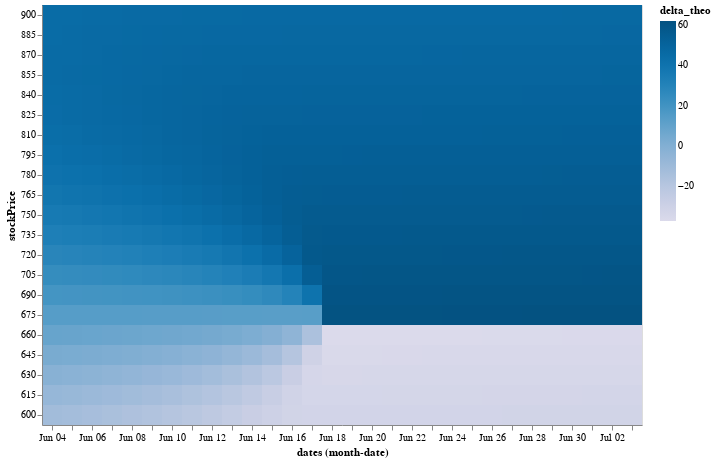

The code cell stored with this chart in its notebook:
### Code cell
# Greeks Table Vis

import random

# https://altair-viz.github.io/gallery/binned_heatmap.html
days = 7

n = 2

options = df.sample(n)

options['Num'] = options.apply(lambda df:[-1,1][random.randrange(2)],axis=1)

# secondsToExpiration = (option.expirationDate / 1000 - int(date.strftime('%s')))
lastprice = 750

priceRange = linear_price_range(lastprice,stepNum=20,percent=0.2)

def Greek_Table_Vis(options,priceRange,days=30,greek='delta'):
    """
    Visualize future options greeks in {days} days
    options: dateframe
    days: positive integer
    priceRange: list of prices
    greek: greek name to visualize, 'delta','theta','gamma'
    """

    dateRange = [1000*int((dt.date.today()+dt.timedelta(days=i)).strftime('%s')) for i in range(days)]


    df_greeksTable = option_stockprice_dates_DF(priceRange,dateRange,options)


    def calculateGreeks(options):
        for greek in ['delta','theta','gamma']:
            options['{}_theo'.format(greek)] = options.apply(lambda df: df.Num*greeks_theo(greek,df.putCall,df.stockPrice,df.strikePrice,daysLeft(df.expirationDate,dt.datetime.fromtimestamp(df.dates/1000)),df.volatility),axis=1)

    calculateGreeks(df_greeksTable)

    GreeksDF = df_greeksTable[['stockPrice','delta_theo','theta_theo','gamma_theo','dates']].groupby(['stockPrice','dates']).sum().reset_index()


    # https://altair-viz.github.io/user_guide/times_and_dates.html 
    # https://altair-viz.github.io/user_guide/transform/timeunit.html#user-guide-timeunit-transform


    a = alt.Chart(GreeksDF).mark_rect().encode(
        alt.X('monthdate(dates):O'),
        alt.Y('stockPrice:O',scale=alt.Scale(zero=False),sort='descending'),
        alt.Color('{}_theo:Q'.format(greek), scale=alt.Scale(scheme='purpleblue')),
        tooltip=['dates:T','stockPrice','delta_theo','theta_theo','gamma_theo','dates']
    )
    return a
# alt.Chart(df_greeksTable).mark_point
# ().encode(
#     alt.X('dates:T',axis=alt.Axis(format='%m/%d',labelAngle=-45,title='date')),
#     alt.Y('stockPrice:N'))


print(options)
Greek_Table_Vis(options,priceRange,days=30)

### Figure 1 — Vega-Lite specification as saved in the notebook (floating-point values rounded to 4 significant figures; data arrays with more than 128 entries replaced by an {"elided": "..."} marker saying what was removed)
{"config": {"view": {"continuousWidth": 400, "continuousHeight": 300}}, "data": {"name": "data-0a37d8d1168aa09e3d8c9f400add86eb"}, "mark": "rect", "encoding": {"color": {"field": "delta_theo", "scale": {"scheme": "purpleblue"}, "type": "quantitative"}, "tooltip": [{"field": "dates", "type": "temporal"}, {"field": "stockPrice", "type": "quantitative"}, {"field": "delta_theo", "type": "quantitative"}, {"field": "theta_theo", "type": "quantitative"}, {"field": "gamma_theo", "type": "quantitative"}, {"field": "dates", "type": "quantitative"}], "x": {"field": "dates", "timeUnit": "monthdate", "type": "ordinal"}, "y": {"field": "stockPrice", "scale": {"zero": false}, "sort": "descending", "type": "ordinal"}}, "$schema": "https://vega.github.io/schema/vega-lite/v4.17.0.json", "datasets": {"data-0a37d8d1168aa09e3d8c9f400add86eb": {"elided": "630 records"}}}
